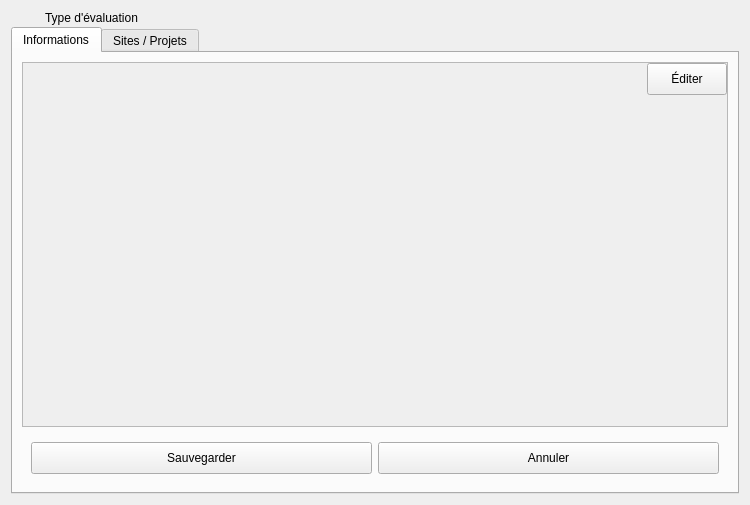
<?xml version="1.0" encoding="UTF-8"?>
<ui version="4.0">
 <class>TestTypeWidget</class>
 <widget class="QWidget" name="TestTypeWidget">
  <property name="geometry">
   <rect>
    <x>0</x>
    <y>0</y>
    <width>750</width>
    <height>505</height>
   </rect>
  </property>
  <property name="windowTitle">
   <string>Type Évaluation</string>
  </property>
  <property name="styleSheet">
   <string notr="true">/*
QPushButton#btnConnect{background-color:rgb(80,180,80)}
QWidget{background-color: rgba(0,0,0,0);color:white;border-radius:5px}
QWidget#mainWidget{background-color:rgba(128,128,128,25%);}
QWidget#frmProfile,QWidget#pageProfile{background-color:rgba(108,8,156,25%);}
QPlainTextEdit,QLineEdit,QListWidget,QComboBox,QTextEdit,QSpinBox{background-color: rgba(255,255,255,50%); color: black;}

QTableWidget{
background-color: rgba(0,0,0,50%);
color: white;
border: 1px solid rgba(255,255,255,50%);
}

QLabel#lblLastOnline{color:lightblue;}
QLabel#lblError,QLabel#lblCamMissing,QLabel#lblAudioMissing{color:red; background-color:rgba(255,0,0,30%);}

QLineEdit:!enabled, QListWidget:!enabled,QComboBox:!enabled,QTextEdit:!enabled,QPlainTextEdit:!enabled{background-color: rgba(0,0,0,30%);color:white;border:0}
QDateEdit::down-arrow:!enabled,QTimeEdit::down-arrow:!enabled,QDateEdit::up-arrow:!enabled,QTimeEdit::up-arrow:!enabled,QComboBox::drop-down:!enabled{background-color:rgba(0,0,0,0%);}

QTextEdit#txtProfile{background-color: rgba(255,255,255,80%);color:black;border:0}
QTextEdit:!enabled#txtProfile{background-color: rgba(255,255,255,60%);color:black;border:0}

QFrame#frmSelUser{background-color:rgba(100,100,200,50%);}
QFrame#frmAudio,QFrame#frmCam1,QFrame#frmCam2,QFrame#frmSensors,QFrame#frmWebRTC,QFrame#frmVirtualCam,QFrame#frmExternalPrograms{background-color:rgba(100,100,200,35%);}

QCheckBox::indicator:unchecked:!enabled,QListWidget::indicator:unchecked:!enabled { background-color:rgba(128,0,0,100%);}
QCheckBox::indicator:checked:!enabled,QListWidget::indicator:checked:!enabled { background-color:green;}
QCheckBox::indicator:unchecked,QListWidget::indicator:unchecked{ background-color:red;border-radius:3px;}
QCheckBox::indicator:checked, QListWidget::indicator:checked {background-color:rgb(0,255,0);border-radius:3px;}

QPushButton{background-color:qlineargradient(x1: 0, y1: 0, x2: 0, y2: 1, stop: 0 #2198c0, stop: 1 #0d5ca6);}
QPushButton:checked{background-color:rgb(128,128,128); border:1px solid rgba(255,255,255,50%);}
QPushButton:hover,QPushButton:checked{background-color:  rgba(255,255,255,75%);color:black;}
QPushButton#btnEditUser:hover{background-color:  rgba(255,255,255,75%);color:black;}
QPushButton#btnEdit,QPushButton#btnDelete,QPushButton#btnExisting{background-color:  rgba(255,255,255,0%);border:0 px;}
QPushButton#btnEdit:hover,QPushButton#btnDelete:hover,QPushButton#btnExisting:hover{background-color:  rgba(255,255,255,25%);border:0 px;}
QPushButton#btnExisting:checked{background-color:rgba(0,100,200,50%);}
QPushButton#btnUpgrade{background-color:rgba(200,0,0,90%);}

QToolButton:hover{background-color:  rgba(255,255,255,50);}

QTreeWidget::branch:closed:has-children:has-siblings  {
            border-image: none;
            image: url(:/pictures/controls/branch_closed.png);
    }
     
    QTreeView::branch:open:has-children:!has-siblings,
    QTreeView::branch:open:has-children:has-siblings   {
            border-image: none;
            image:url(:/pictures/controls/branch_opened.png);
    }

QWidget#lineOnline{background-color:blue;}
QWidget#lineOffline{background-color:red;}
QWidget#lineBoth{background-color:rgb(255,0,255);}


QTabWidget::pane { 
	background-color: rgba(128,128,140,25%);
	border-radius: 5px;
    border: 2px solid rgba(128,128,140,50%);
 }

 QTabWidget::tab-bar {
     left: 5px; 
 }


 QTabBar::tab,QTableWidget::tab,QHeaderView::section {
     background: qlineargradient(x1: 0, y1: 0, x2: 0, y2: 1,
                                 stop: 0  rgba(128,128,140,50%),  stop: 1.0  rgba(128,128,140,25%));
     border: 2px solid  rgba(128,128,140,50%);
     border-bottom: 0px;
     border-top-left-radius: 4px;
     border-top-right-radius: 4px;
     padding: 2px;
min-height:25px;
 }

 QTabBar::tab:selected, QTabBar::tab:hover {

background: qlineargradient(x1: 0, y1: 0, x2: 0, y2: 1,
                                 stop: 0  rgba(128,128,140,70%),  stop: 1.0  rgba(128,128,140,50%));
 }

 QTabBar::tab:selected {
     border-color:rgba(128,128,140,60%);
     border-bottom-color:rgba(128,128,140,60%);
 }

 QTabBar::tab:!selected {
     margin-top: 2px; 
 }
*/

</string>
  </property>
  <layout class="QVBoxLayout" name="verticalLayout">
   <property name="spacing">
    <number>2</number>
   </property>
   <item>
    <layout class="QHBoxLayout" name="horizontalLayout_3">
     <item>
      <widget class="QLabel" name="icoTitle">
       <property name="sizePolicy">
        <sizepolicy hsizetype="Fixed" vsizetype="Fixed">
         <horstretch>0</horstretch>
         <verstretch>0</verstretch>
        </sizepolicy>
       </property>
       <property name="maximumSize">
        <size>
         <width>32</width>
         <height>32</height>
        </size>
       </property>
       <property name="text">
        <string/>
       </property>
       <property name="pixmap">
        <pixmap resource="../../resources/TeraClient.qrc">:/icons/test_type.png</pixmap>
       </property>
       <property name="scaledContents">
        <bool>true</bool>
       </property>
      </widget>
     </item>
     <item>
      <widget class="QLabel" name="lblTitle">
       <property name="font">
        <font>
         <bold>false</bold>
        </font>
       </property>
       <property name="text">
        <string>Type d'évaluation</string>
       </property>
      </widget>
     </item>
    </layout>
   </item>
   <item>
    <widget class="QTabWidget" name="tabNav">
     <property name="currentIndex">
      <number>0</number>
     </property>
     <widget class="QWidget" name="tabDashboard">
      <attribute name="icon">
       <iconset resource="../../resources/TeraClient.qrc">
        <normaloff>:/icons/info.png</normaloff>:/icons/info.png</iconset>
      </attribute>
      <attribute name="title">
       <string>Informations</string>
      </attribute>
      <layout class="QVBoxLayout" name="verticalLayout_2">
       <item>
        <widget class="QScrollArea" name="scrollArea">
         <property name="widgetResizable">
          <bool>true</bool>
         </property>
         <widget class="QWidget" name="scrollAreaWidgetContents">
          <property name="geometry">
           <rect>
            <x>0</x>
            <y>0</y>
            <width>708</width>
            <height>345</height>
           </rect>
          </property>
          <layout class="QVBoxLayout" name="verticalLayout_4">
           <property name="leftMargin">
            <number>0</number>
           </property>
           <property name="topMargin">
            <number>0</number>
           </property>
           <property name="rightMargin">
            <number>0</number>
           </property>
           <property name="bottomMargin">
            <number>0</number>
           </property>
           <item>
            <layout class="QHBoxLayout" name="horizontalLayout">
             <item>
              <spacer name="horizontalSpacer">
               <property name="orientation">
                <enum>Qt::Horizontal</enum>
               </property>
               <property name="sizeHint" stdset="0">
                <size>
                 <width>40</width>
                 <height>1</height>
                </size>
               </property>
              </spacer>
             </item>
             <item>
              <widget class="QPushButton" name="btnEdit">
               <property name="minimumSize">
                <size>
                 <width>0</width>
                 <height>32</height>
                </size>
               </property>
               <property name="cursor">
                <cursorShape>PointingHandCursor</cursorShape>
               </property>
               <property name="text">
                <string>Éditer</string>
               </property>
               <property name="icon">
                <iconset resource="../../resources/TeraClient.qrc">
                 <normaloff>:/icons/edit.png</normaloff>:/icons/edit.png</iconset>
               </property>
               <property name="iconSize">
                <size>
                 <width>20</width>
                 <height>20</height>
                </size>
               </property>
              </widget>
             </item>
            </layout>
           </item>
           <item>
            <widget class="TeraForm" name="wdgTestType" native="true">
             <property name="sizePolicy">
              <sizepolicy hsizetype="Preferred" vsizetype="Expanding">
               <horstretch>0</horstretch>
               <verstretch>0</verstretch>
              </sizepolicy>
             </property>
            </widget>
           </item>
          </layout>
         </widget>
        </widget>
       </item>
       <item>
        <widget class="QFrame" name="frameButtons">
         <layout class="QHBoxLayout" name="horizontalLayout_2">
          <item>
           <widget class="QPushButton" name="btnSave">
            <property name="minimumSize">
             <size>
              <width>0</width>
              <height>32</height>
             </size>
            </property>
            <property name="cursor">
             <cursorShape>PointingHandCursor</cursorShape>
            </property>
            <property name="text">
             <string>Sauvegarder</string>
            </property>
            <property name="icon">
             <iconset resource="../../resources/TeraClient.qrc">
              <normaloff>:/icons/save.png</normaloff>:/icons/save.png</iconset>
            </property>
            <property name="iconSize">
             <size>
              <width>24</width>
              <height>24</height>
             </size>
            </property>
           </widget>
          </item>
          <item>
           <widget class="QPushButton" name="btnUndo">
            <property name="minimumSize">
             <size>
              <width>0</width>
              <height>32</height>
             </size>
            </property>
            <property name="cursor">
             <cursorShape>PointingHandCursor</cursorShape>
            </property>
            <property name="text">
             <string>Annuler</string>
            </property>
            <property name="icon">
             <iconset resource="../../resources/TeraClient.qrc">
              <normaloff>:/icons/undo.png</normaloff>:/icons/undo.png</iconset>
            </property>
            <property name="iconSize">
             <size>
              <width>24</width>
              <height>24</height>
             </size>
            </property>
           </widget>
          </item>
         </layout>
        </widget>
       </item>
      </layout>
     </widget>
     <widget class="QWidget" name="tabProjects">
      <attribute name="icon">
       <iconset resource="../../resources/TeraClient.qrc">
        <normaloff>:/icons/site-icon.png</normaloff>:/icons/site-icon.png</iconset>
      </attribute>
      <attribute name="title">
       <string>Sites / Projets</string>
      </attribute>
      <layout class="QVBoxLayout" name="verticalLayout_5">
       <item>
        <widget class="QTreeWidget" name="treeProjects">
         <property name="sizePolicy">
          <sizepolicy hsizetype="Expanding" vsizetype="Preferred">
           <horstretch>0</horstretch>
           <verstretch>0</verstretch>
          </sizepolicy>
         </property>
         <property name="focusPolicy">
          <enum>Qt::NoFocus</enum>
         </property>
         <property name="editTriggers">
          <set>QAbstractItemView::NoEditTriggers</set>
         </property>
         <property name="selectionMode">
          <enum>QAbstractItemView::NoSelection</enum>
         </property>
         <property name="iconSize">
          <size>
           <width>24</width>
           <height>24</height>
          </size>
         </property>
         <attribute name="headerVisible">
          <bool>false</bool>
         </attribute>
         <column>
          <property name="text">
           <string notr="true">1</string>
          </property>
         </column>
        </widget>
       </item>
       <item>
        <widget class="QPushButton" name="btnProjects">
         <property name="minimumSize">
          <size>
           <width>0</width>
           <height>32</height>
          </size>
         </property>
         <property name="cursor">
          <cursorShape>PointingHandCursor</cursorShape>
         </property>
         <property name="text">
          <string>Mettre à jour les sites / projets associés</string>
         </property>
         <property name="icon">
          <iconset resource="../../resources/TeraClient.qrc">
           <normaloff>:/icons/save.png</normaloff>:/icons/save.png</iconset>
         </property>
         <property name="iconSize">
          <size>
           <width>24</width>
           <height>24</height>
          </size>
         </property>
        </widget>
       </item>
      </layout>
     </widget>
    </widget>
   </item>
  </layout>
 </widget>
 <customwidgets>
  <customwidget>
   <class>TeraForm</class>
   <extends>QWidget</extends>
   <header>TeraForm.h</header>
   <container>1</container>
  </customwidget>
 </customwidgets>
 <resources>
  <include location="../../resources/TeraClient.qrc"/>
 </resources>
 <connections/>
</ui>
